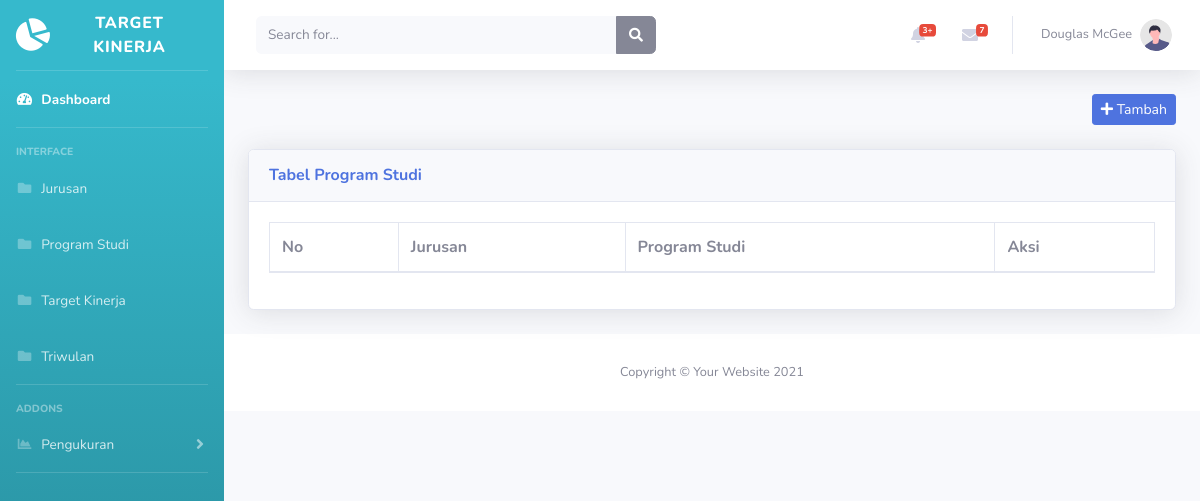
The app's page /prodi/prodi.php, older data.
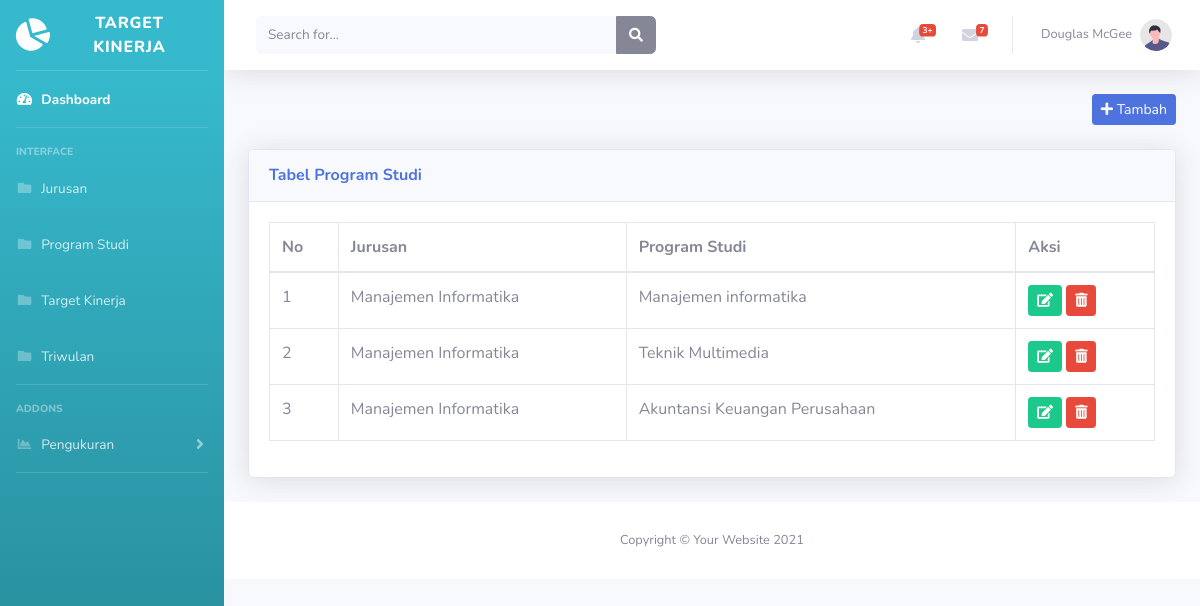
The same page, newer data.
### tables this page shows
CREATE TABLE `prodi` (
  `id_prodi` int(10) NOT NULL,
  `id_jurusan` int(11) NOT NULL,
  `nama_prodi` varchar(255) NOT NULL
);

CREATE TABLE `jurusan` (
  `id_jurusan` int(10) NOT NULL,
  `nama_jurusan` varchar(255) NOT NULL
);

### prodi/prodi.php (the view, shortened to what this page needs)
<!DOCTYPE html>
<html lang="en">
  <head>
    <link
      href="../vendor/fontawesome-free/css/all.min.css"
      rel="stylesheet"
      type="text/css"
    />
    <link href="../css/sb-admin-2.min.css" rel="stylesheet" />
  </head>
  <body id="page-top">
    <div id="wrapper">
      <ul
        class="navbar-nav bg-gradient-info sidebar sidebar-dark accordion"
        id="accordionSidebar"
      >
        <a
          class="sidebar-brand d-flex align-items-center justify-content-center"
          href="index.php"
        >
          <div class="sidebar-brand-icon rotate-n-15">
            <i class="fas fa-chart-pie"></i>
          </div>
          <div class="sidebar-brand-text mx-3">Target Kinerja</div>
        </a>
        <hr class="sidebar-divider my-0" />
        <li class="nav-item active">
          <a class="nav-link" href="../index.php">
            <i class="fas fa-fw fa-tachometer-alt"></i>
            <span>Dashboard</span></a
          >
        </li>
        <hr class="sidebar-divider" />
        <div class="sidebar-heading">Interface</div>
        <li class="nav-item">
          <a class="nav-link" href="../jurusan/jurusan.php">
            <i class="fas fa-fw fa-folder"></i>
            <span>Jurusan</span></a
          >
        </li>
        <li class="nav-item">
          <a class="nav-link" href="prodi.php">
            <i class="fas fa-fw fa-folder"></i>
            <span>Program Studi</span></a
          >
        </li>
        <li class="nav-item">
          <a class="nav-link" href="../iku/iku.php">
            <i class="fas fa-fw fa-folder"></i>
            <span>Target Kinerja</span></a
          >
        </li>
        <li class="nav-item">
          <a class="nav-link" href="../triwulan/triwulan.php">
            <i class="fas fa-fw fa-folder"></i>
            <span>Triwulan</span></a
          >
        </li>
        <hr class="sidebar-divider" />
        <div class="sidebar-heading">Addons</div>
        <li class="nav-item">
          <a
            class="nav-link collapsed"
            href="#"
            data-toggle="collapse"
            data-target="#collapsePages"
            aria-expanded="true"
            aria-controls="collapsePages"
          >
            <i class="fas fa-fw fa-chart-area"></i>
            <span>Pengukuran</span>
          </a>
        </li>
        <hr class="sidebar-divider d-none d-md-block" />
      </ul>
      <div id="content-wrapper" class="d-flex flex-column">
        <div id="content">
          <nav
            class="navbar navbar-expand navbar-light bg-white topbar mb-4 static-top shadow"
          >
            <form
              class="d-none d-sm-inline-block form-inline mr-auto ml-md-3 my-2 my-md-0 mw-100 navbar-search"
            >
              <div class="input-group">
                <input
                  type="text"
                  class="form-control bg-light border-0 small"
                  placeholder="Search for..."
                  aria-label="Search"
                  aria-describedby="basic-addon2"
                />
                <div class="input-group-append">
                  <button class="btn btn-secondary" type="button">
                    <i class="fas fa-search fa-sm"></i>
                  </button>
                </div>
              </div>
            </form>
            <ul class="navbar-nav ml-auto">
              <li class="nav-item dropdown no-arrow mx-1">
                <a
                  class="nav-link dropdown-toggle"
                  href="#"
                  id="alertsDropdown"
                  role="button"
                  data-toggle="dropdown"
                  aria-haspopup="true"
                  aria-expanded="false"
                >
                  <i class="fas fa-bell fa-fw"></i>
                  <span class="badge badge-danger badge-counter">3+</span>
                </a>
              </li>
              <li class="nav-item dropdown no-arrow mx-1">
                <a
                  class="nav-link dropdown-toggle"
                  href="#"
                  id="messagesDropdown"
                  role="button"
                  data-toggle="dropdown"
                  aria-haspopup="true"
                  aria-expanded="false"
                >
                  <i class="fas fa-envelope fa-fw"></i>
                  <span class="badge badge-danger badge-counter">7</span>
                </a>
              </li>
              <li class="nav-item dropdown no-arrow">
                <a
                  class="nav-link dropdown-toggle"
                  href="#"
                  id="userDropdown"
                  role="button"
                  data-toggle="dropdown"
                  aria-haspopup="true"
                  aria-expanded="false"
                >
                  <span class="mr-2 d-none d-lg-inline text-gray-600 small"
                    >Douglas McGee</span
                  >
                  <img
                    class="img-profile rounded-circle"
                    src="img/undraw_profile.svg"
                  />
                </a>
              </li>
            </ul>
          </nav>
            <div class="container-fluid">
        <div class="form-group; text-right">
            <a href="tambah_prodi.php" class="btn btn-sm btn-primary" name="tambah" type="submit"><i class="fa fa-plus"></i> Tambah</a>
        </div>
        <br/>
        <div class="card shadow mb-4">
            <div class="card-header py-3">
                <h6 class="m-0 font-weight-bold text-primary">Tabel Program Studi</h6>
            </div>
            <div class="card-body">
                <div class="table-responsive">
                <form>
    <table class="table table-bordered" id="dataTable" width="100%" cellspacing="0">
        <thead>
            <tr>
                <th>No</th>
                <th>Jurusan</th>
                <th>Program Studi</th>
                <th>Aksi</th>
            </tr>
        </thead>
            <tbody>
                <?php
                include '../koneksi.php';
                $no = 1;
                $data = mysqli_query($koneksi, "SELECT jurusan.id_jurusan, jurusan.nama_jurusan, prodi.id_prodi, prodi.nama_prodi
                FROM jurusan
                JOIN prodi ON jurusan.id_jurusan = prodi.id_jurusan;
                ");
                while($d = mysqli_fetch_array($data)){
                ?>
                <tr>
                    <td><?php echo $no++; ?></td>
                    <td><?php echo $d['nama_jurusan']; ?></td>
                    <td>
                        <?php
                        echo $d['nama_prodi']
                        ?>
                    </td>
                    <td>
                        <a href="edit_prodi.php?id_prodi=<?php echo $d['id_prodi'];?>" class="btn btn-success btn-sm"><i class="fa fa-edit"></i></a>
                        <a href="hapus_prodi.php?id_prodi=<?php echo $d['id_prodi'];?>" class="btn btn-danger btn-sm" onclick="return confirm('Anda yakin ingin menghapus jurusan ini?')"><i class="fas fa-trash-alt"></i></a>
                    </td>
                </tr>
                <?php
                }
                ?>
            </tbody>
    </table>
</form>
                </div>
            </div>
        </div>
        </div>
        <footer class="sticky-footer bg-white">
          <div class="container my-auto">
            <div class="copyright text-center my-auto">
              <span>Copyright &copy; Your Website 2021</span>
            </div>
          </div>
        </footer>
      </div>
    </div>
  </body>
</html>

Row changes from the older to the newer data that the page shows:
added prodi: id_jurusan.nama_jurusan "Manajemen Informatika", nama_prodi "Manajemen informatika"
added prodi: id_jurusan.nama_jurusan "Manajemen Informatika", nama_prodi "Teknik Multimedia"
added prodi: id_jurusan.nama_jurusan "Manajemen Informatika", nama_prodi "Akuntansi Keuangan Perusahaan"
